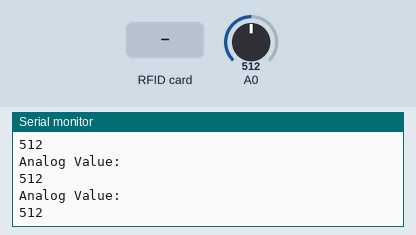
This sketch was run on a simulated ESP8266 (NodeMCU). Parts: the last lines printed to the serial monitor. The inputs (shaded band) are chosen by the test bench; at power-on: A0 = 512. WiFi joins after 1.5 s; servers stay silent unless stated; no MQTT or app messages arrive unless stated.

Above: at 2.7 s.
2.8 s: A0 set to 716
At 3.3 s:
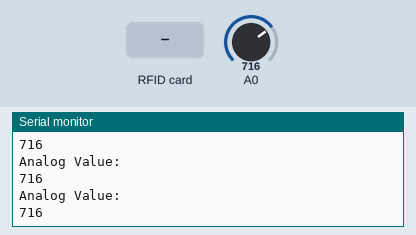
4.3 s: RFID card 5E 7A 19 C4 held to the reader
At 5.5 s:
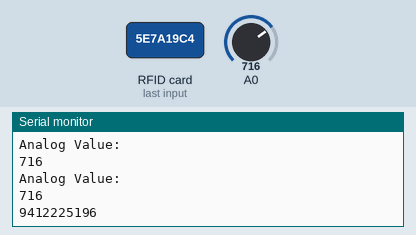
5.8 s: A0 set to 900
Timing chart, 0 to 8.8 s (numbered marks = the images above; inputs shaded):
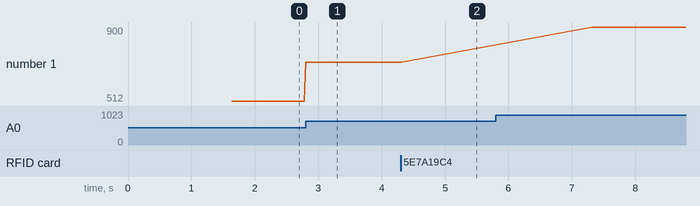

The sketch:

DashboardEsp.ino
```cpp
#include <ESP8266WiFi.h>
#include <PubSubClient.h>
#include <SPI.h>
#include <MFRC522.h>

const char* ssid = "TP-Link_Guest_889D";
const char* password = "DashboardWifi";
const char* mqtt_server = "192.168.0.177";

WiFiClient vanieriot;
PubSubClient client(vanieriot);

constexpr uint8_t RST_PIN = D3;     // Configurable, see typical pin layout above
constexpr uint8_t SS_PIN = D4;     // Configurable, see typical pin layout above
MFRC522 rfid(SS_PIN, RST_PIN); // Instance of the class
MFRC522::MIFARE_Key key;
String tag;


void setup_wifi() {
  delay(10);
  // We start by connecting to a WiFi network
  Serial.println();
  Serial.print("Connecting to ");
  Serial.println(ssid);
  WiFi.begin(ssid, password);
  while (WiFi.status() != WL_CONNECTED) {
    delay(500);
    Serial.print(".");
  }
  Serial.println("");
  Serial.print("WiFi connected - ESP-8266 IP address: ");
  Serial.println(WiFi.localIP());
}

void reconnect() {
  while (!client.connected()) {
    Serial.print("Attempting MQTT connection...");

    // Attempt to connect
      if (client.connect("vanieriot")) {

        Serial.println("connected");
        client.subscribe("SmartHome/Dashboard");
    } else {
        Serial.print("failed, rc=");
        Serial.print(client.state());
        Serial.println(" try again in 5 seconds");
        // Wait 5 seconds before retrying
        delay(5000);
    }
  }
}

String valueString;
void setup() {
  Serial.begin(9600);

  SPI.begin(); // Init SPI bus
  rfid.PCD_Init(); // Init MFRC522

  setup_wifi();
  client.setServer(mqtt_server, 1883);
}

void loop() {

  if (!client.connected()) {
    reconnect();
  }
  if(!client.loop())
    client.connect("vanieriot");
    int value = analogRead(A0);
    valueString = String(value);
    int str_len = valueString.length()+1;
    char value_array[str_len];
    valueString.toCharArray(value_array, str_len);
    client.publish("SmartHome/Dashboard/lightValue", value_array);
    valueString = "";

    Serial.println("Analog Value: ");
    Serial.println(value);

    if ( ! rfid.PICC_IsNewCardPresent())
      return;
    if (rfid.PICC_ReadCardSerial()) {
      for (byte i = 0; i < 4; i++) {
        tag += rfid.uid.uidByte[i];
      }
      Serial.println(tag);
      int str_len = tag.length()+1;
      char tag_array[str_len];
      tag.toCharArray(tag_array, str_len);
      client.publish("SmartHome/Dashboard/rfid", tag_array);
      tag = "";
      rfid.PICC_HaltA();
      rfid.PCD_StopCrypto1();
    }

  delay(3000);
}
```

Measured:
- after the input at 2.8 s, the serial monitor: prints a new line at once (image 1)
- after the input at 4.3 s, the serial monitor: prints a new line at once (image 2)
- plotted number 1: 512 → 716 after the input at 2.8 s, 716 → 900 after the input at 5.8 s
